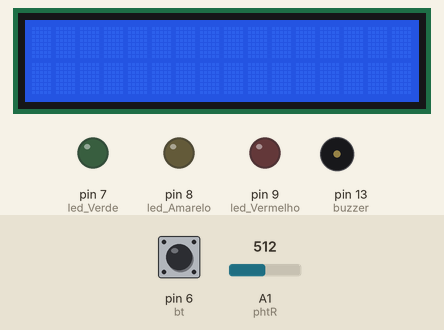
Simulated run of this sketch. Board: Arduino Uno, built with avr-gcc and run on an emulated ATmega328P. Shown: 16×2 character LCD, output pins drawn as LEDs (lit = HIGH), buzzer (waves = sounding). The test bench sets the inputs (shaded band); at power-on: pin 6 (bt) HIGH, A1 (phtR) = 512. What the sketch prints to the serial monitor is not drawn.

Above: at 1.2 s.
1.3 s: pin 6 (bt) pulled LOW for 0.15 s
At 2.7 s:
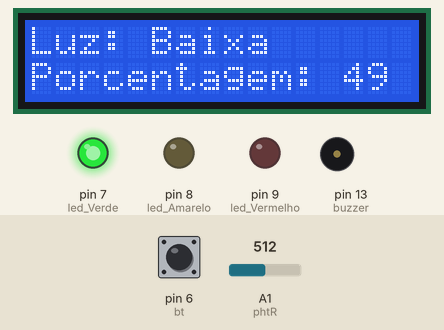
3.8 s: A1 (phtR) set to 542
At 6.6 s:
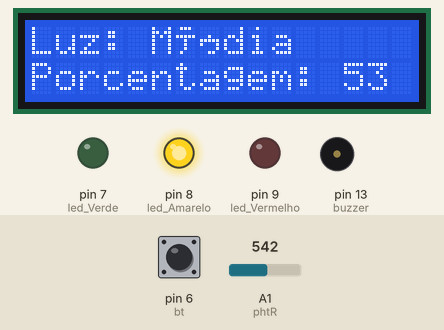
6.8 s: A1 (phtR) set to 775
8.3 s: A1 (phtR) set to 798
At 8.55 s:
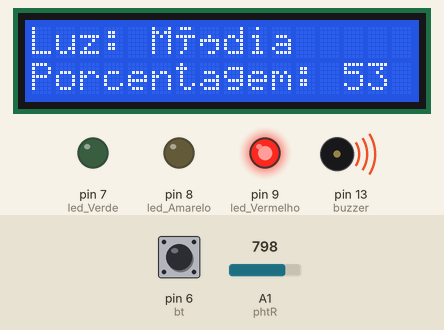
11.3 s: pin 6 (bt) pulled LOW for 1 s
At 12.3 s:
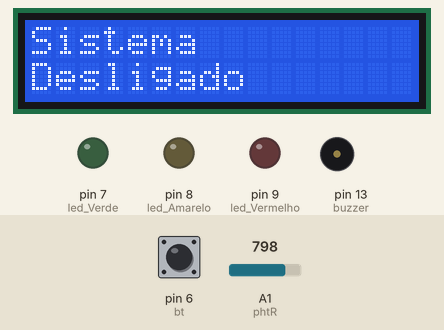
13.8 s: pin 6 (bt) pulled LOW for 0.15 s
At 17.3 s:
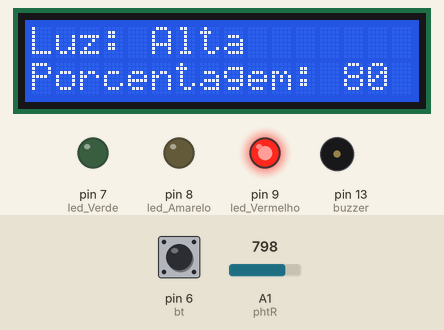
Timing chart, 0 to 17.9 s (numbered marks = the images above; inputs shaded):
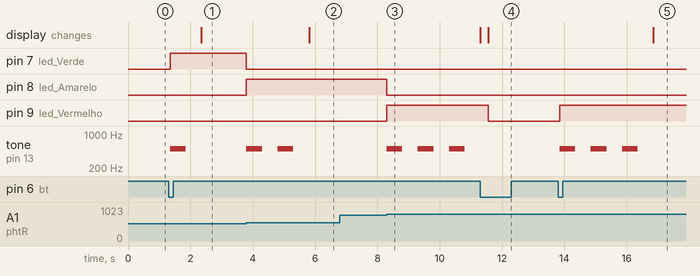

Measured:
- the behaviour switches between 523 and 524 on A1 (phtR) (found by bisection; images 1 and 2)
- the behaviour switches between 789 and 790 on A1 (phtR) (found by bisection; images 2 and 3)
- after the input at 1.3 s, pin 7 (led_Verde): LOW → HIGH after 0.05 s; tone on pin 13 (buzzer): silent → 500 Hz after 0.05 s, → silent 0.50 s later; the display: changes after 1.1 s (image 1)
- after the input at 3.8 s, pin 7 (led_Verde): HIGH → LOW at once; pin 8 (led_Amarelo): LOW → HIGH at once; tone on pin 13 (buzzer): alternates 500 Hz for 0.50 s and silent for 0.50 s, 4 changes in all, then stays silent, starting at once; the display: changes after 2.0 s (image 2)
- after the input at 6.8 s, every drawn part: stays the same
- after the input at 8.3 s, pin 8 (led_Amarelo): HIGH → LOW at once; pin 9 (led_Vermelho): LOW → HIGH at once; tone on pin 13 (buzzer): alternates 500 Hz for 0.50 s and silent for 0.50 s, starting at once
- after the input at 11.3 s, pin 9 (led_Vermelho): HIGH → LOW after 0.26 s; the display: first differs from a run without the input after 0.26 s (image 4)
- after the input at 13.8 s, pin 9 (led_Vermelho): LOW → HIGH after 0.05 s; tone on pin 13 (buzzer): alternates 500 Hz for 0.50 s and silent for 0.50 s, 6 changes in all, then stays silent, starting after 0.05 s; the display: changes after 3.1 s (image 5)

The sketch:

greenHouseContrlLCD.ino
```cpp
/*
  Projeto: Greenhouse Control
  Autor: Josue Moura
  Data: 20/07/2025

  Description: Controlling the brightness of a
  greenhouse using sensors and screen opening
  and closing controls that regulate sunlight entry.

  Design to maintain low light levels for ornamental plants.

*/
// Adicionando biblioteca LiquidCrystal
#include <LiquidCrystal.h>

LiquidCrystal lcd(12,11,5,4,3,2);
#define TEMPO_ATUALILZACAO 200

String exibirValor;

// Criacao das variaveis resonsavel pela conexao dos pinos
static int bt = 6;
static int phtR = A1;
static int led_Vermelho = 9;
static int led_Amarelo = 8;
static int led_Verde = 7;
static int buzzer = 13;

//Variaveis de condicao
bool bt_Ultimo_Estado = LOW;
bool bt_Estado;
bool sistema_ON_OFF = LOW;
bool led_Estado = LOW;

//Variaveis de debounce
static unsigned long ultimo_Debounce;
static unsigned long debounceDelay = 50;

//Variavel para armazenar o valor do analogico.
static int valor;

static int valorMaximo = 1028;

bool p_80 = LOW;
bool p_5179 = LOW;
bool p_50 = LOW;

void setup(){
  pinMode(bt,INPUT_PULLUP);
  pinMode(phtR,INPUT);
  pinMode(led_Vermelho,OUTPUT);
  pinMode(led_Amarelo,OUTPUT);
  pinMode(led_Verde,OUTPUT);
  pinMode(buzzer,OUTPUT);
  pinMode(11,OUTPUT);
  pinMode(12,OUTPUT);

  lcd.begin(16,2);

  Serial.begin(9600);
}

void loop() {
  bool ler = digitalRead(bt);

  if( bt_Ultimo_Estado != ler ) {
    ultimo_Debounce = millis();
  }

  if( (millis() - ultimo_Debounce) > debounceDelay ) {

    if(ler != bt_Estado) {

      bt_Estado = ler;

      if(bt_Estado == LOW) {
        sistemaOnOff();
      }
    }

  }

  bt_Ultimo_Estado = ler;

  if(sistema_ON_OFF == HIGH) {
    // Receber o valor lido do photoresistor
    int par = lerPhotoresistor();

    // Checar valor em porcentagem para o tratamento de tomada de decisao
    int porcentagem = map(par, 54, 974, 0, 100);


    if(porcentagem <= 50 ) {
      //Vermelho
      exibirValor = "Luz: Baixa";
      ligarLed(led_Verde);
      p_80 = LOW;
	  p_5179 = LOW;
      if(!p_50) {
        tocarBuzzer(1);
        mostrarValorLCD(exibirValor,porcentagem);
        p_50 = !p_50;
      }

      //Serial.println("Escuro");
    } else if ( porcentagem >= 80) {
        exibirValor = "Luz: Alta";
        ligarLed(led_Vermelho);
        p_5179 = LOW;
        if(!p_80) {
            tocarBuzzer(3);
            mostrarValorLCD(exibirValor,porcentagem);
            p_80 = !p_80;
        }

      //Serial.println("Claro");
    } else {
        exibirValor = "Luz: Média";
        ligarLed(led_Amarelo);
        p_50 = LOW;
        p_80 = LOW;
        if(!p_5179) {
            tocarBuzzer(2);
            mostrarValorLCD(exibirValor,porcentagem);
            p_5179 = !p_5179;
        }
        //Serial.println("Medade da capacidade");
    }

  }

}

void sistemaOnOff() {
  sistema_ON_OFF = !sistema_ON_OFF;
  if(sistema_ON_OFF == LOW) {
    digitalWrite(led_Amarelo, LOW);
    digitalWrite(led_Verde, LOW);
    digitalWrite(led_Vermelho, LOW);
    p_80 = LOW;
    p_5179 = LOW;
    p_50 = LOW;
    exibirValor = " ";
    Serial.println("Sistema desligado");
    lcd.clear();
    lcd.setCursor(0,0);
    lcd.print("Sistema");
    lcd.setCursor(0,1);
    lcd.print("Desligado");
  } else {
    Serial.println("Sistema ligado");
  }
}

int lerPhotoresistor(){
  valor = analogRead(phtR);
  return valor;
}

void ligarLed(int ledEscolhido) {
  digitalWrite(led_Verde, ( ledEscolhido == led_Verde) ? HIGH : LOW);
  digitalWrite(led_Amarelo, ( ledEscolhido == led_Amarelo) ? HIGH : LOW);
  digitalWrite(led_Vermelho, (ledEscolhido == led_Vermelho) ? HIGH : LOW);
}

void tocarBuzzer(int par) {
  Serial.println(par);
  for(int x =0; x < par;x++){
	tone(buzzer,500,500);
	delay(1000);
	}

}

void mostrarValorLCD(String varString, int phValor){
  String msg = "Porcentagem: ";
    lcd.clear();
    lcd.setCursor(0,0);
    lcd.print(varString);
    lcd.setCursor(0,1);
    lcd.print(msg + String(phValor));
    delay(TEMPO_ATUALILZACAO);
}

/*
Problemas que estao me incomodando.

Quando o sensor faz a leitura

*/
```
